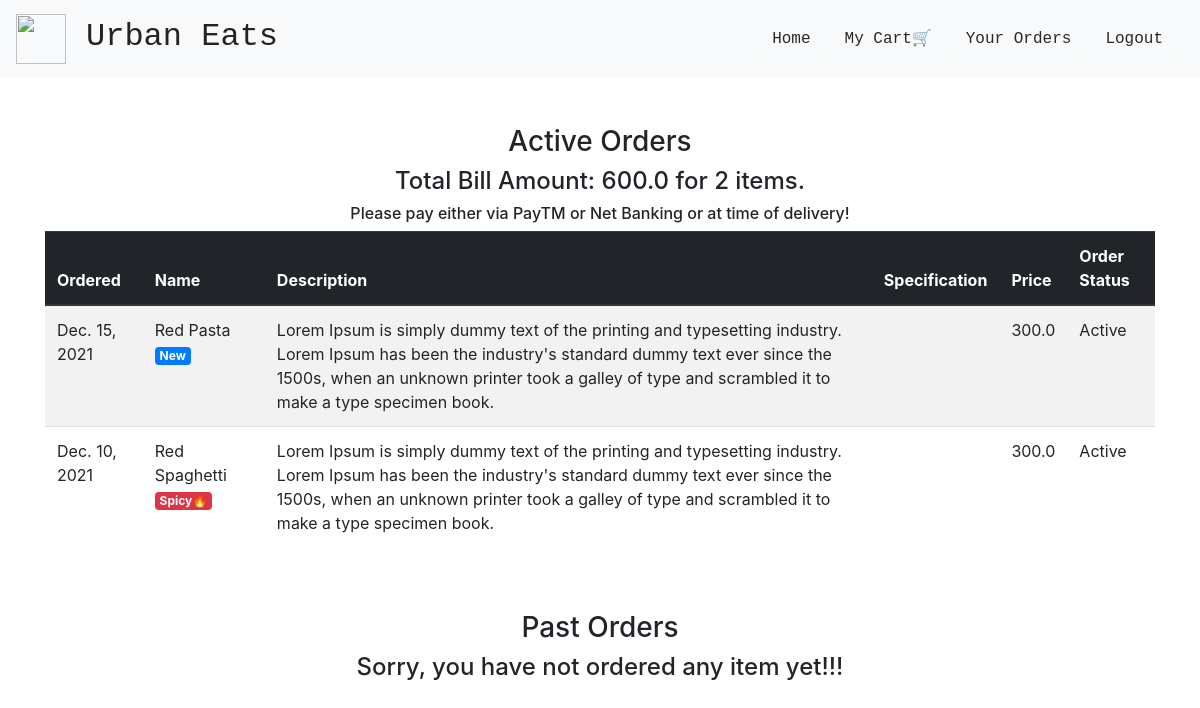
/order_details/ (signed in), run on an earlier commit of the app's database.
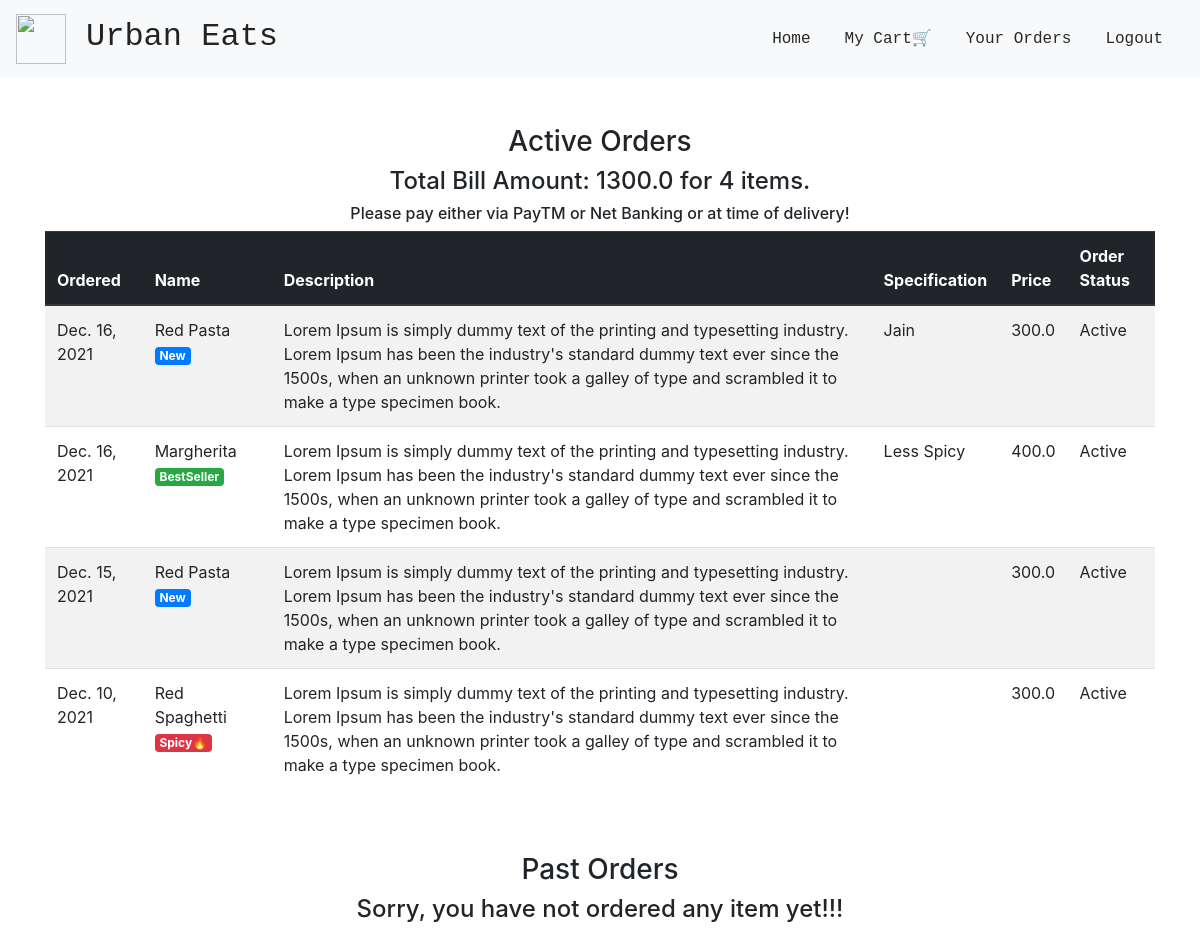
And on a later commit of the database.
### main/models.py (models this page shows, shortened)
class CartItems(models.Model):
    ORDER_STATUS = (
        ('Active', 'Active'),
        ('Delivered', 'Delivered')
    )
    user = models.ForeignKey(User, on_delete=models.CASCADE)
    item = models.ForeignKey(Item, on_delete=models.CASCADE)
    instructions = models.CharField(max_length=250,default="")
    ordered = models.BooleanField(default=False)
    quantity = models.IntegerField(default=1)
    ordered_date = models.DateField(default=timezone.now)
    status = models.CharField(max_length=20, choices=ORDER_STATUS, default='Active')
    delivery_date = models.DateField(default=timezone.now)
    class Meta:
        verbose_name = 'Cart Item'
        verbose_name_plural = 'Cart Items'

class Item(models.Model):
    LABELS = (
        ('BestSeller', 'BestSeller'),
        ('New', 'New'),
        ('Spicy🔥', 'Spicy🔥'),
    )
    LABEL_COLOUR = (
        ('danger', 'danger'),
        ('success', 'success'),
        ('primary', 'primary'),
        ('info', 'info')
    )
    title = models.CharField(max_length=150)
    description = models.CharField(max_length=250,blank=True)
    price = models.FloatField()
    instructions = models.CharField(max_length=250,default="Jain Option Available")
    image = models.ImageField(default='default.png', upload_to='images/')
    labels = models.CharField(max_length=25, choices=LABELS, blank=True)
    label_colour = models.CharField(max_length=15, choices=LABEL_COLOUR, blank=True)
    slug = models.SlugField(default="sushi_name")
    created_by = models.ForeignKey(User, on_delete=models.CASCADE)

### main/views.py (the view)
# urls.py: path('order_details/', views.order_details, name='order_details'),
@login_required
def order_details(request):
    items = CartItems.objects.filter(user=request.user, ordered=True,status="Active").order_by('-ordered_date')
    cart_items = CartItems.objects.filter(user=request.user, ordered=True,status="Delivered").order_by('-ordered_date')
    bill = items.aggregate(Sum('item__price'))
    number = items.aggregate(Sum('quantity'))
    total = bill.get("item__price__sum")
    count = number.get("quantity__sum")
    context = {
        'items':items,
        'cart_items':cart_items,
        'total': total,
        'count': count,
    }
    return render(request, 'main/order_details.html', context)

### main/templatetags/get_group.py (called while the page is built)
@register.filter(name='has_group')
def has_group(user, group_name):
    return user.groups.filter(name=group_name).exists()

### main/templates/main/order_details.html
{% extends "main/layout.html" %}
{% block content %}
<div class="cart">
    <div class="container">
        <div class="row">
            <div class="col-sm-12 mt-5">
                <h3 class="text-center">Active Orders</h3>
                {% if items %}
                <h4 class="text-center">Total Bill Amount: {{total}} for {{ count }} items.</h4>
                <h6 class="text-center">Please pay either via PayTM or Net Banking or at time of delivery!</h6>
                <div class="table-responsive">
                    <table class="table table-striped table-hover">
                        <thead class="thead-dark">
                        <tr>
                            <th scope="col">Ordered</th>
                            <th scope="col">Name</th>
                            <th scope="col">Description</th>
                            <th scope="col">Specification</th>
                            <th scope="col">Price</th>
                            <th scope="col">Order Status</th>
                        </tr>
                        </thead>
                        <tbody>
                            {% for item_active in items %}
                        <tr>
                            <td>{{ item_active.ordered_date }}</td>
                            <td>{{ item_active.item.title }} <span class="badge badge-{{ item_active.item.label_colour }}">{{ item_active.item.labels }}</span></td>
                            <td>{{ item_active.item.description }}</td>
                            <td>{{ item_active.instructions }}</td>
                            <td>{{ item_active.item.price }}</td>
                            <td>{{ item_active.status }}</td>
                        </tr>
                            {% endfor %}
                        </tbody>
                    </table>
                </div>
                {% else %}
                <h4 class="text-center">Sorry, you have not ordered any item yet!!!</h4>
                {% endif %}
            </div>
        </div>
        <div class="row">
            <div class="col-sm-12 mt-5">
                <h3 class="text-center">Past Orders</h3>
                {% if cart_items %}
                <div class="table-responsive">
                    <table class="table table-light">
                        <thead>
                        <tr>
                            <th scope="col">Ordered</th>
                            <th scope="col">Name</th>
                            <th scope="col">Description</th>
                            <th scope="col">Specification</th>
                            <th scope="col">Price</th>
                            <th scope="col">Order Status</th>
                            <th scope="col">Delivery Date</th>
                        </tr>
                        </thead>
                        <tbody>
                            {% for cart in cart_items %}
                        <tr>
                            <td>{{ cart.ordered_date }}</td>
                            <td>{{ cart.item.title }} <span class="badge badge-{{ cart.item.label_colour }}">{{ cart.item.labels }}</span></td>
                            <td>{{ cart.item.description }}</td>
                            <td>{{ cart.item.instructions }}</td>
                            <td>{{ cart.item.price }}</td>
                            <td>{{ cart.status }}</td>
                            <td>{{ cart.delivery_date }}</td>
                        </tr>
                            {% endfor %}
                        </tbody>
                    </table>
                </div>
                {% else %}
                <h4 class="text-center">Sorry, you have not ordered any item yet!!!</h4>
                {% endif %}
            </div>
        </div>
    </div>
</div>
{% endblock content %}

What changed in the data, as far as the page shows it:
added CartItems: ordered_date "Dec. 16, 2021", item "Red Pasta", item.labels "New", item.description "Lorem Ipsum is simply dummy text of the printing and typesetting industry. Lorem Ipsum has been the industry's standard dummy text ever since the 1500s, when an unknown printer took a galley of type and scrambled it to make a type specimen book.", instructions "Jain", item.price "300.0", status "Active"
added CartItems: ordered_date "Dec. 16, 2021", item "Margherita", item.labels "BestSeller", item.description "Lorem Ipsum is simply dummy text of the printing and typesetting industry. Lorem Ipsum has been the industry's standard dummy text ever since the 1500s, when an unknown printer took a galley of type and scrambled it to make a type specimen book.", instructions "Less Spicy", item.price "400.0", status "Active"
Also different on the page:
{{ total }}: "600.0" → "1300.0"
{{ count }}: "2" → "4"
